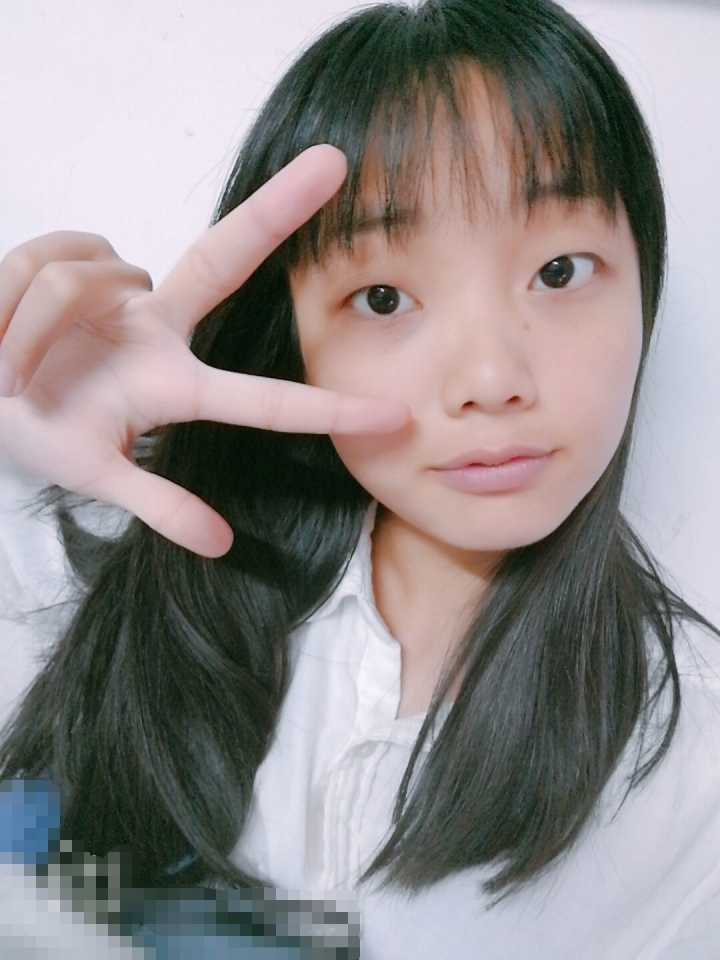
#> input picture R.jpg, 720 x 960 px
$ python '获取人像轮廓.py'
#> lines starting #> are read from the running program, lines starting #| are printed output that depends on the picture
from PIL import Image
from PIL import ImageFilter
im = Image.open("R.jpg")
#> im is the input picture: PIL image 720x960 RGB; mean R, G, B 145.3, 139.5, 140
om = im.filter(ImageFilter.CONTOUR)
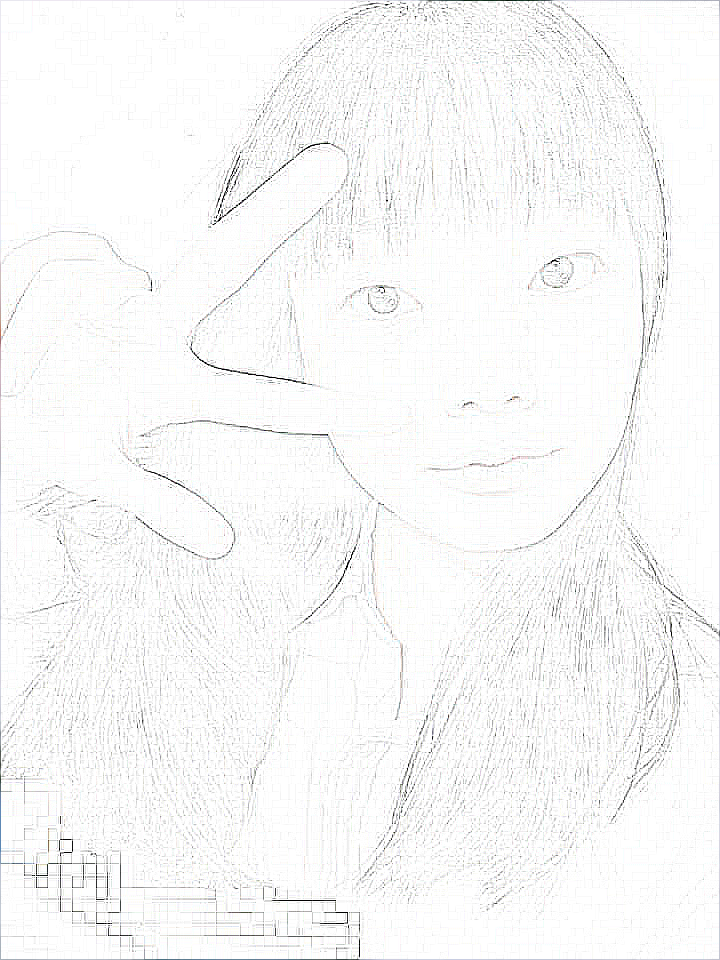
#> om: PIL image 720x960 RGB; mean R, G, B 248, 248.2, 248
om.save("RContour.jpg")

$ run again, with 日出.jpg copied over R.jpg
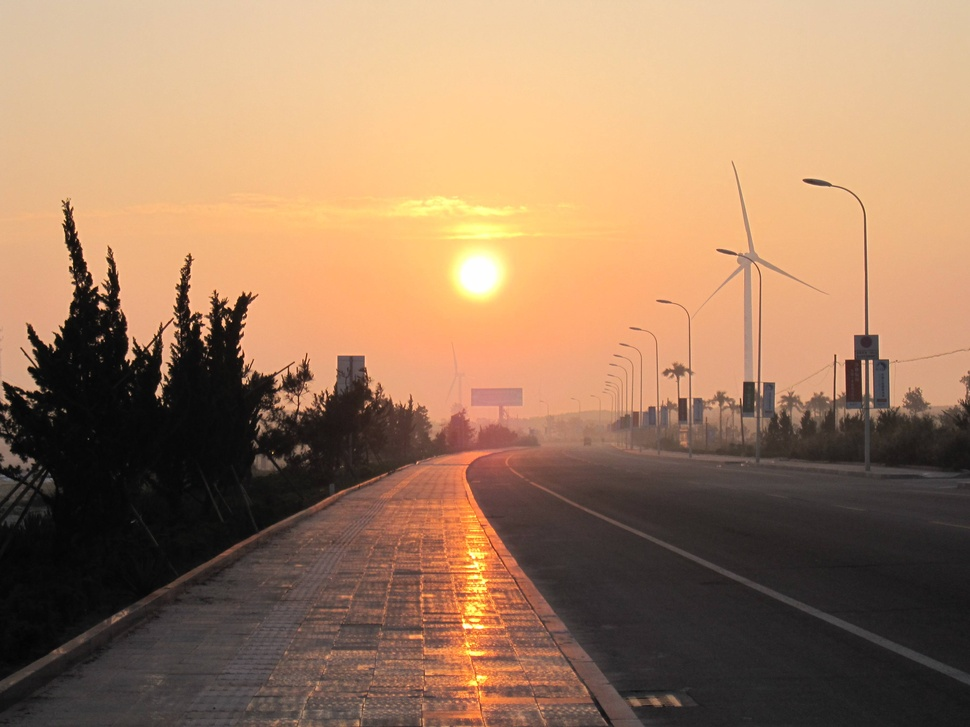
#> input picture 日出.jpg, 970 x 727 px, shrunk from 3648 x 2736 before the run
#> im is the input picture: PIL image 970x727 RGB; mean R, G, B 158.8, 124.9, 96.8
#> `om = im.filter(ImageFilter.CONTOUR)`:
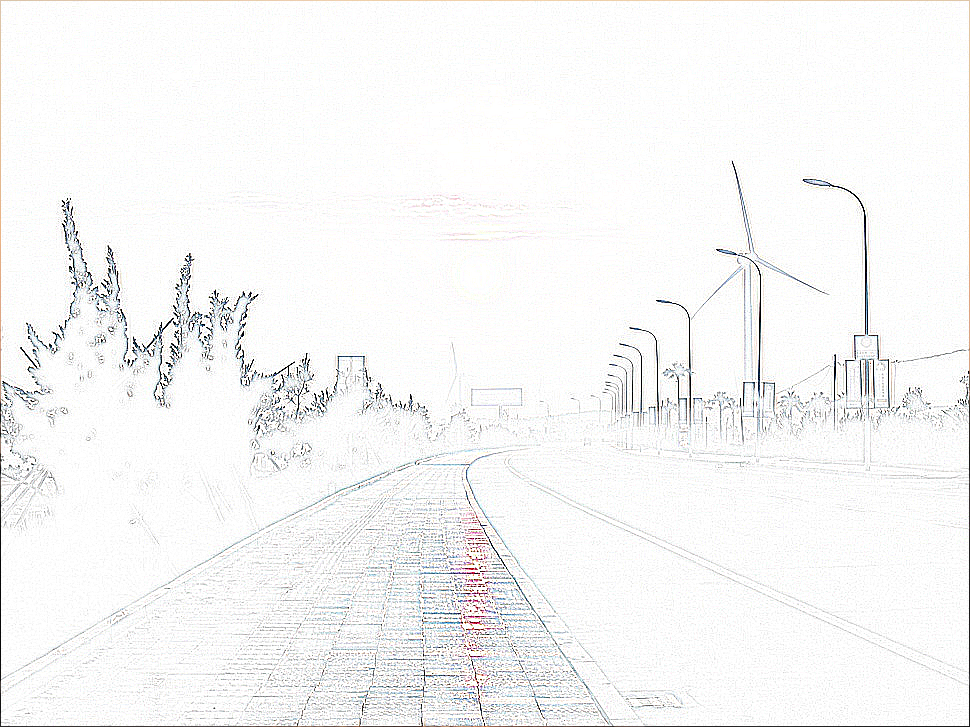
#> om: PIL image 970x727 RGB; mean R, G, B 246.3, 246.4, 246.2
